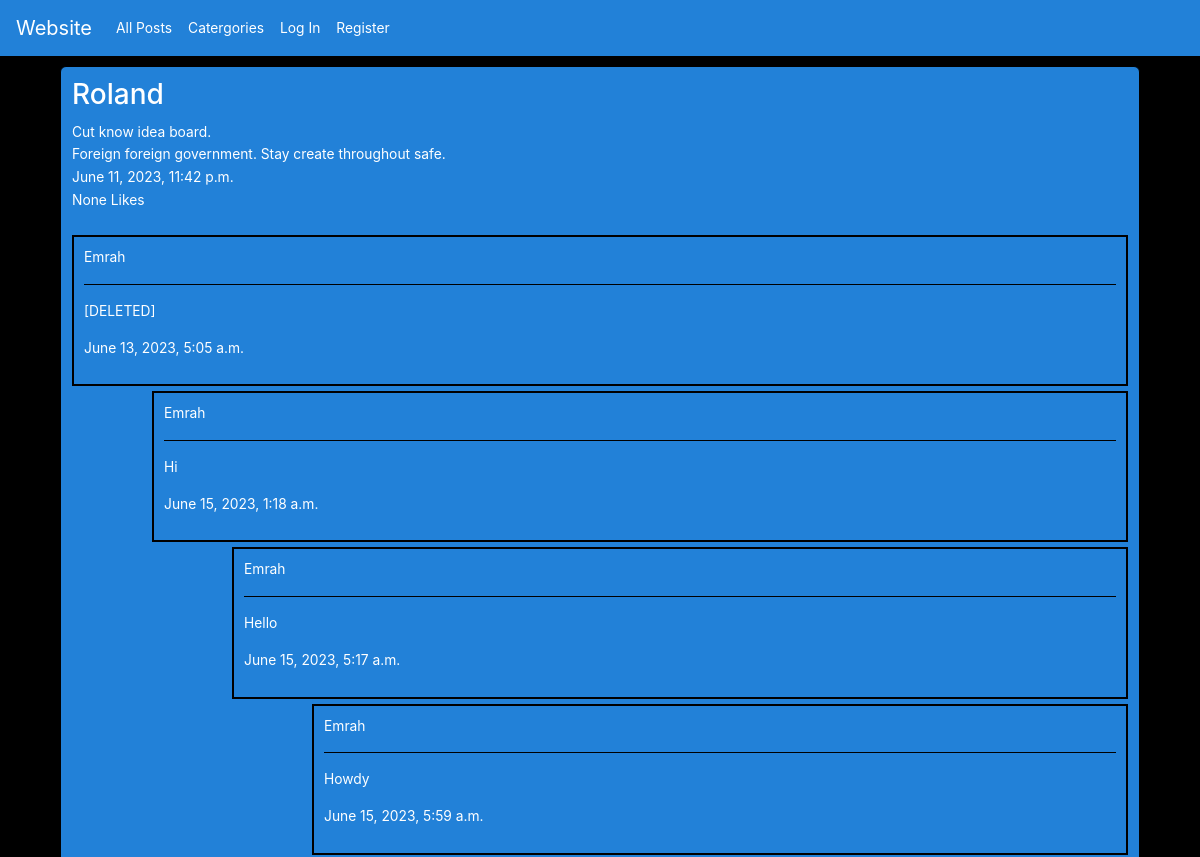
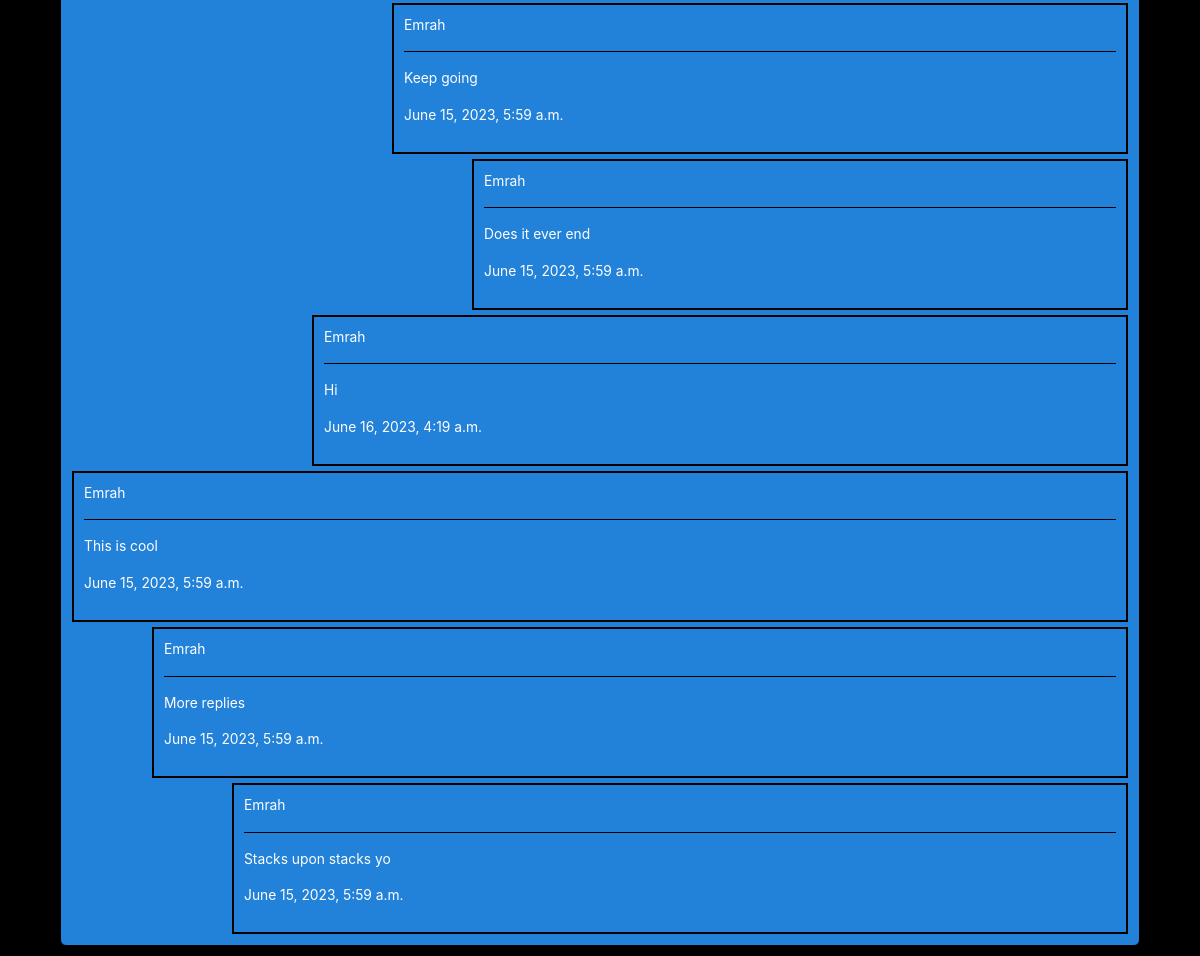
The app's page /post/182 with its own data (2 pictures, top to bottom).
### network/models.py (models this page shows, shortened)
class Post(models.Model):
    post = models.AutoField(primary_key=True)
    title = models.CharField(max_length=200, blank=False, null=False)
    text = models.CharField(max_length=2000, blank=False, null=False)
    user = models.ForeignKey('User', on_delete=models.CASCADE, related_name="post_poster")
    likes = models.ManyToManyField('User', blank=True, related_name="post_ikers")
    comments = models.ForeignKey('Comment', blank=True, null=True, on_delete=models.CASCADE, related_name="post_comments")
    category = models.CharField(max_length=20, choices=CATEGORY_CHOICES, default='general')
    upload_time = models.DateTimeField(default=timezone.now)

class Comment(models.Model):
    comment = models.AutoField(primary_key=True)
    text = models.CharField(max_length=250, blank=False, null=False)
    parent_node = models.ForeignKey('self', blank=True, null=True, on_delete=models.PROTECT, default=None, related_name='replies')
    post = models.ForeignKey('Post', on_delete=models.CASCADE, related_name="comment_post")
    user = models.ForeignKey('User', on_delete=models.CASCADE, related_name="comment_poster")
    upload_time = models.DateTimeField(default=timezone.now)

class User(AbstractUser):
    id = models.AutoField(primary_key=True)
    username = models.CharField(unique=True, max_length=26)
    avatar = models.ImageField(upload_to='network/images/', default='network/images/default.jpeg', unique=False)
    datetime_joined = models.DateTimeField(default=timezone.now)

### network/views.py (the view)
# urls.py: path("post/<int:post_id>", views.post, name="post"),
def post(request, post_id):
    if request.method == "POST":
        text = request.POST.get('comment_text')
        user = request.user
        post = Post.objects.get(pk=post_id)
        new_comment = Comment.objects.create(user=user, post=post, text=text)
        new_comment.save()
        return HttpResponseRedirect(reverse('post', args=(post_id, )))
    else:
        post = Post.objects.filter(pk=post_id).values('post', 'title', 'text','user', 'user__username', 'likes', 'comments', 'upload_time')
        comment_post = Post.objects.get(pk=post_id)
        comments = Comment.objects.filter(post=comment_post, parent_node=None).order_by('upload_time')
        level = 40
        post = {
            'id': post[0]['post'],
            'title': post[0]['title'],
            'text': post[0]['text'],
            'user': post[0]['user'],
            'username': post[0]['user__username'],
            'likes': post[0]['likes'],
            'comments': post[0]['comments'],
            'upload_time': post[0]['upload_time'],
        }
        return render(request, "network/post.html", {
            'post': post,
            'comments': comments,
            'level': level
        })

### network/templates/network/post.html (shortened to what this page needs)
{% extends 'network/layout.html' %}
{% block body %}
    <div id="post_page_{{ post.id }}" data-postid="{{ post.id }}" class="post_page">
        <table>
            <tr>
                <td>
                    <h3 id="user_page_route" data-username="{{ post.username }}">{{ post.username }}</h3>
                </td>
            </tr>
            <tr>
                <td id="pp_title">
                    {{ post.title }}
                </td>
            </tr>
            <tr>
                <td id="pp_text">
                    {{ post.text }}
                </td>
            </tr>
            <tr>
                <td id="pp_ut">
                    {{ post.upload_time }}
                </td>
            </tr>
            <tr>
                <td>
                    {% if user.is_authenticated %}
                        {% if post.likes != None %}
                        <button id="like_button" data-postid="{{ post.id }}"><i class="fa fa-solid fa-heart" style="color: #ff0000;"></i>&nbsp <span id="like_count">{{ post.likes }}</span></button>
                        {% else %}
                        <button id="like_button" data-postid="{{ post.id }}"><i class="fa fa-solid fa-heart" style="color: #ff0000;"></i>&nbsp <span id="like_count">0</span></button>
                        {% endif %}
                        {% if user.id == post.user %}
                        <button id="pp_edit_button" data-id="{{ post.id }}">Edit</button>
                        {% endif %}
                    {% else %}
                        <p>{{ post.likes }} Likes</p>
                    {% endif %}
                </td>
            </tr>
            <tr>
                <td>
                </td>
            </tr>
            <tr>
                <td>
                    {% if comments == 0 %}
                    <p>No Comments</p>
                    {% else %}
                    {% for comment in comments %}
                    <div id="comment{{ comment.comment }}" class="post_comments">
                        <p id="user_page_route" data-username="{{ comment.user }}">{{ comment.user }}</p>
                        <hr>
                        <p>{{ comment.text }}</p>
                        <p>{{ comment.upload_time }}</p>
                    </div>
                        {% with comment.replies.all as replies %}
                            {% with level=level|add:40 %}
                                {% include 'network/reply.html' with level=level replies=replies %}
                            {% endwith %}
                        {% endwith %}
                    {% endfor %}
                    {% endif %}
                </td>
            </tr>
        </table>
    </div>
{% endblock %}

### network/templates/network/reply.html (shortened to what this page needs)
{% for reply in replies %}
    <div id="reply{{ reply.comment }}" class="post_comments" style='margin-left: {{ level }}px;'>
        <p id="user_page_route" data-username="{{ reply.user }}">{{ reply.user }}</p>
        <hr>
        <p>{{ reply.text }}</p>
        <p>{{ reply.upload_time }}</p>
    </div>
        {% with reply.replies.all as nested_replies %}
            {% with level=level|add:80 %}
                {% include 'network/reply.html' with replies=nested_replies level=level %}
            {% endwith %}
        {% endwith %}
{% endfor %}

### network/static/network/styles.css (style rules this page uses)
body { font-size: 1.15vw; background-color: black; color: white; }
body hr { background-color: black; }
.post_page { background-color: rgb(34, 129, 216); width: 90%; margin: 10px 5%; padding: 10px; border: 1px solid black; border-radius: 6px; }
.post_page table { width: 100%; }
.post_page .post_comments { border: 2px solid black; padding: 10px; margin: 5px 0 0 0; }

### records on screen
Post: title "Cut know idea board.", text "Foreign foreign government. Stay create throughout safe.", upload_time "June 11, 2023, 11:42 p.m."
Comment: user "Emrah", text "[DELETED]", upload_time "June 13, 2023, 5:05 a.m."
Comment: user "Emrah", text "Hi", upload_time "June 15, 2023, 1:18 a.m."
Comment: user "Emrah", text "Hello", upload_time "June 15, 2023, 5:17 a.m."
Comment: user "Emrah", text "Howdy", upload_time "June 15, 2023, 5:59 a.m."
Comment: user "Emrah", text "Keep going", upload_time "June 15, 2023, 5:59 a.m."
Comment: user "Emrah", text "Does it ever end", upload_time "June 15, 2023, 5:59 a.m."
Comment: user "Emrah", text "Hi", upload_time "June 16, 2023, 4:19 a.m."
Comment: user "Emrah", text "This is cool", upload_time "June 15, 2023, 5:59 a.m."
Comment: user "Emrah", text "More replies", upload_time "June 15, 2023, 5:59 a.m."
Comment: user "Emrah", text "Stacks upon stacks yo", upload_time "June 15, 2023, 5:59 a.m."

### other values on screen
{{ post.username }} "Roland"
{{ post.likes }} "None"
